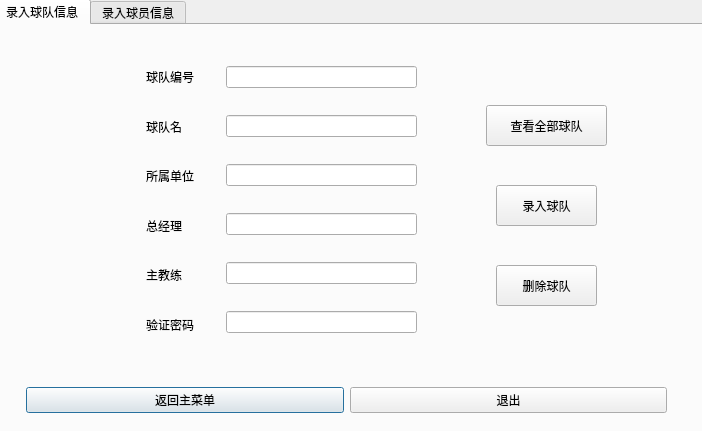
<?xml version="1.0" encoding="UTF-8"?>
<ui version="4.0">
 <class>TeamOper</class>
 <widget class="QDialog" name="TeamOper">
  <property name="geometry">
   <rect>
    <x>0</x>
    <y>0</y>
    <width>702</width>
    <height>431</height>
   </rect>
  </property>
  <property name="maximumSize">
   <size>
    <width>702</width>
    <height>431</height>
   </size>
  </property>
  <property name="windowTitle">
   <string>Dialog</string>
  </property>
  <widget class="QTabWidget" name="tabWidget">
   <property name="geometry">
    <rect>
     <x>-6</x>
     <y>-1</y>
     <width>711</width>
     <height>441</height>
    </rect>
   </property>
   <property name="currentIndex">
    <number>0</number>
   </property>
   <widget class="QWidget" name="tab">
    <attribute name="title">
     <string>录入球队信息</string>
    </attribute>
    <widget class="QWidget" name="horizontalLayoutWidget_3">
     <property name="geometry">
      <rect>
       <x>30</x>
       <y>350</y>
       <width>641</width>
       <height>51</height>
      </rect>
     </property>
     <layout class="QHBoxLayout" name="horizontalLayout_3">
      <item>
       <widget class="QPushButton" name="pushButton_5">
        <property name="text">
         <string>返回主菜单</string>
        </property>
       </widget>
      </item>
      <item>
       <widget class="QPushButton" name="pushButton_6">
        <property name="text">
         <string>退出</string>
        </property>
       </widget>
      </item>
     </layout>
    </widget>
    <widget class="QWidget" name="verticalLayoutWidget_2">
     <property name="geometry">
      <rect>
       <x>230</x>
       <y>20</y>
       <width>191</width>
       <height>311</height>
      </rect>
     </property>
     <layout class="QVBoxLayout" name="verticalLayout_2">
      <item>
       <widget class="QLineEdit" name="lineEdit_8"/>
      </item>
      <item>
       <widget class="QLineEdit" name="lineEdit_9"/>
      </item>
      <item>
       <widget class="QLineEdit" name="lineEdit_10"/>
      </item>
      <item>
       <widget class="QLineEdit" name="lineEdit_11"/>
      </item>
      <item>
       <widget class="QLineEdit" name="lineEdit_12"/>
      </item>
      <item>
       <widget class="QLineEdit" name="lineEdit_13"/>
      </item>
     </layout>
    </widget>
    <widget class="QWidget" name="verticalLayoutWidget_3">
     <property name="geometry">
      <rect>
       <x>150</x>
       <y>30</y>
       <width>62</width>
       <height>291</height>
      </rect>
     </property>
     <layout class="QVBoxLayout" name="verticalLayout_3">
      <item>
       <widget class="QLabel" name="label">
        <property name="text">
         <string>球队编号</string>
        </property>
       </widget>
      </item>
      <item>
       <widget class="QLabel" name="label_2">
        <property name="text">
         <string>球队名</string>
        </property>
       </widget>
      </item>
      <item>
       <widget class="QLabel" name="label_3">
        <property name="text">
         <string>所属单位</string>
        </property>
       </widget>
      </item>
      <item>
       <widget class="QLabel" name="label_4">
        <property name="text">
         <string>总经理</string>
        </property>
       </widget>
      </item>
      <item>
       <widget class="QLabel" name="label_5">
        <property name="text">
         <string>主教练</string>
        </property>
       </widget>
      </item>
      <item>
       <widget class="QLabel" name="label_6">
        <property name="text">
         <string>验证密码</string>
        </property>
       </widget>
      </item>
     </layout>
    </widget>
    <widget class="QPushButton" name="pushButton">
     <property name="geometry">
      <rect>
       <x>500</x>
       <y>160</y>
       <width>101</width>
       <height>41</height>
      </rect>
     </property>
     <property name="text">
      <string>录入球队</string>
     </property>
    </widget>
    <widget class="QPushButton" name="pushButton_11">
     <property name="geometry">
      <rect>
       <x>500</x>
       <y>240</y>
       <width>101</width>
       <height>41</height>
      </rect>
     </property>
     <property name="text">
      <string>删除球队</string>
     </property>
    </widget>
    <widget class="QPushButton" name="pushButton_12">
     <property name="geometry">
      <rect>
       <x>490</x>
       <y>80</y>
       <width>121</width>
       <height>41</height>
      </rect>
     </property>
     <property name="text">
      <string>查看全部球队</string>
     </property>
    </widget>
   </widget>
   <widget class="QWidget" name="tab_2">
    <attribute name="title">
     <string>录入球员信息</string>
    </attribute>
    <widget class="QWidget" name="horizontalLayoutWidget_4">
     <property name="geometry">
      <rect>
       <x>30</x>
       <y>350</y>
       <width>641</width>
       <height>51</height>
      </rect>
     </property>
     <layout class="QHBoxLayout" name="horizontalLayout_4">
      <item>
       <widget class="QPushButton" name="pushButton_7">
        <property name="text">
         <string>返回主菜单</string>
        </property>
       </widget>
      </item>
      <item>
       <widget class="QPushButton" name="pushButton_8">
        <property name="text">
         <string>退出</string>
        </property>
       </widget>
      </item>
     </layout>
    </widget>
    <widget class="QWidget" name="verticalLayoutWidget">
     <property name="geometry">
      <rect>
       <x>230</x>
       <y>10</y>
       <width>191</width>
       <height>331</height>
      </rect>
     </property>
     <layout class="QVBoxLayout" name="verticalLayout">
      <item>
       <widget class="QLineEdit" name="lineEdit_14"/>
      </item>
      <item>
       <widget class="QLineEdit" name="lineEdit"/>
      </item>
      <item>
       <widget class="QLineEdit" name="lineEdit_2"/>
      </item>
      <item>
       <widget class="QLineEdit" name="lineEdit_3"/>
      </item>
      <item>
       <widget class="QLineEdit" name="lineEdit_4"/>
      </item>
      <item>
       <widget class="QLineEdit" name="lineEdit_5"/>
      </item>
      <item>
       <widget class="QLineEdit" name="lineEdit_6"/>
      </item>
      <item>
       <widget class="QLineEdit" name="lineEdit_7"/>
      </item>
     </layout>
    </widget>
    <widget class="QWidget" name="verticalLayoutWidget_4">
     <property name="geometry">
      <rect>
       <x>150</x>
       <y>20</y>
       <width>78</width>
       <height>311</height>
      </rect>
     </property>
     <layout class="QVBoxLayout" name="verticalLayout_4">
      <item>
       <widget class="QLabel" name="label_14">
        <property name="text">
         <string>球员编号</string>
        </property>
       </widget>
      </item>
      <item>
       <widget class="QLabel" name="label_7">
        <property name="text">
         <string>球队编号</string>
        </property>
       </widget>
      </item>
      <item>
       <widget class="QLabel" name="label_8">
        <property name="text">
         <string>  姓名</string>
        </property>
       </widget>
      </item>
      <item>
       <widget class="QLabel" name="label_9">
        <property name="text">
         <string>  年龄</string>
        </property>
       </widget>
      </item>
      <item>
       <widget class="QLabel" name="label_10">
        <property name="text">
         <string>  身高</string>
        </property>
       </widget>
      </item>
      <item>
       <widget class="QLabel" name="label_11">
        <property name="text">
         <string>  体重</string>
        </property>
       </widget>
      </item>
      <item>
       <widget class="QLabel" name="label_12">
        <property name="text">
         <string>场上位置</string>
        </property>
       </widget>
      </item>
      <item>
       <widget class="QLabel" name="label_13">
        <property name="text">
         <string>验证密码</string>
        </property>
       </widget>
      </item>
     </layout>
    </widget>
    <widget class="QPushButton" name="pushButton_3">
     <property name="geometry">
      <rect>
       <x>500</x>
       <y>160</y>
       <width>101</width>
       <height>41</height>
      </rect>
     </property>
     <property name="text">
      <string>录入球员</string>
     </property>
    </widget>
    <widget class="QPushButton" name="pushButton_9">
     <property name="geometry">
      <rect>
       <x>500</x>
       <y>240</y>
       <width>101</width>
       <height>41</height>
      </rect>
     </property>
     <property name="text">
      <string>删除球员</string>
     </property>
    </widget>
    <widget class="QPushButton" name="pushButton_10">
     <property name="geometry">
      <rect>
       <x>490</x>
       <y>80</y>
       <width>121</width>
       <height>41</height>
      </rect>
     </property>
     <property name="text">
      <string>查看全部球员</string>
     </property>
    </widget>
   </widget>
  </widget>
 </widget>
 <resources/>
 <connections/>
</ui>
